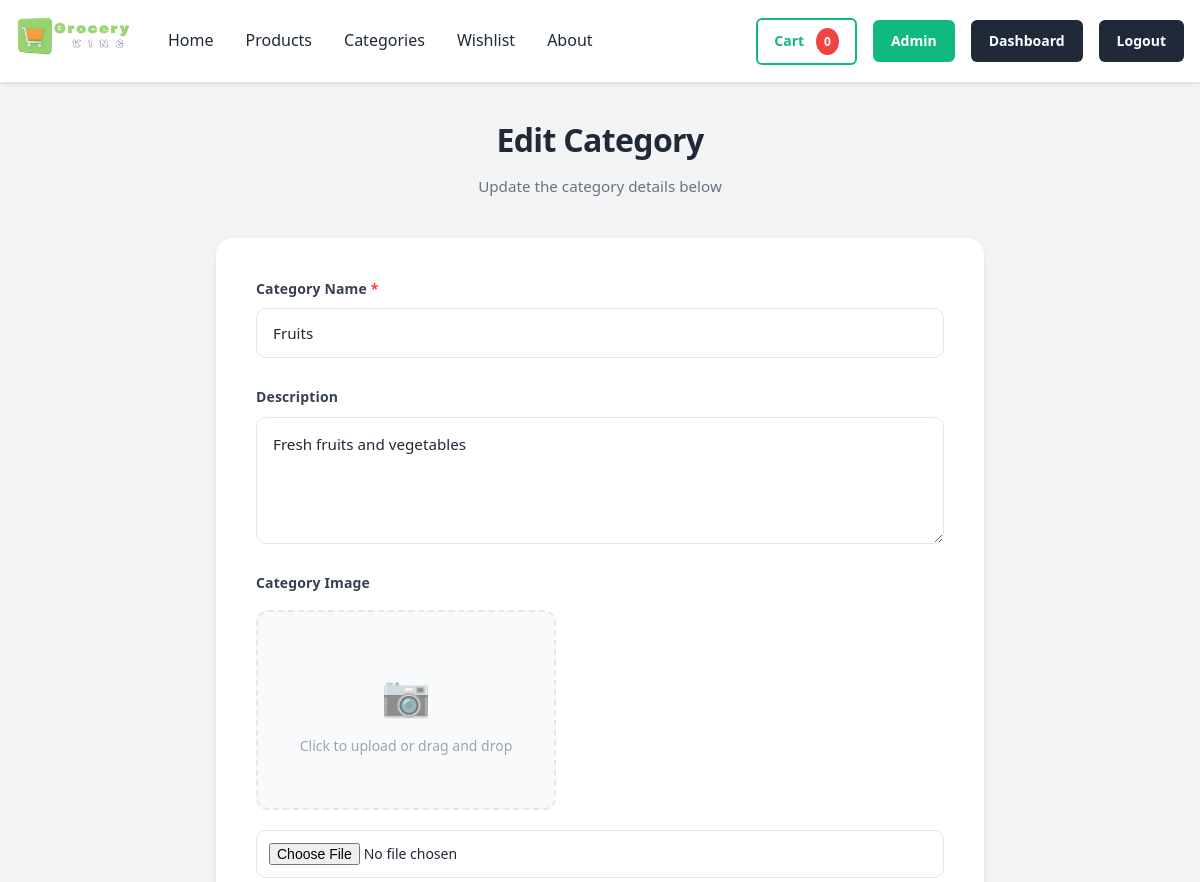
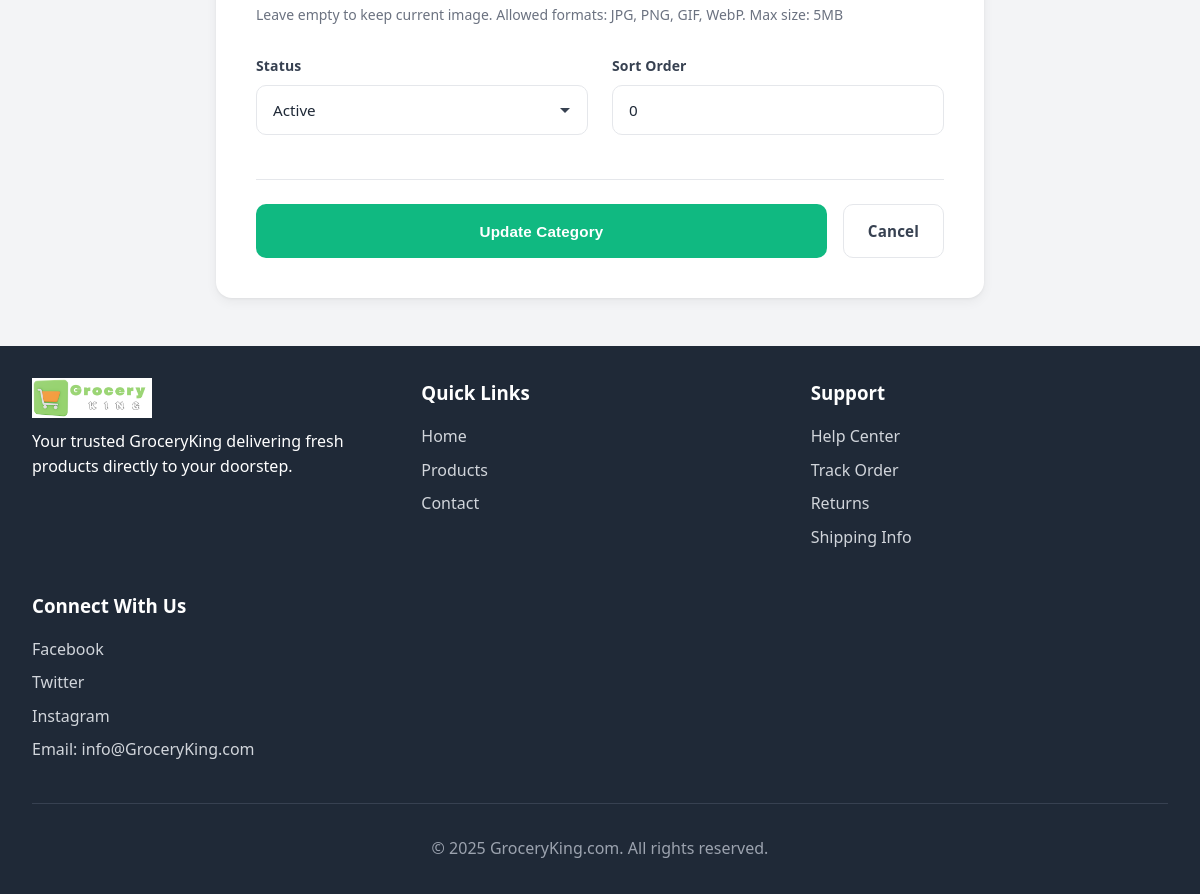
/admin/categories/edit.php?id=1 (signed in), run on the app's committed database (2 pictures, top to bottom).
### tables this page shows
CREATE TABLE categories (
    id INT PRIMARY KEY AUTO_INCREMENT,
    name VARCHAR(100) UNIQUE NOT NULL,
    description TEXT,
    image VARCHAR(255),
    slug VARCHAR(100) UNIQUE NOT NULL,
    status ENUM('active', 'inactive') DEFAULT 'active',
    sort_order INT DEFAULT 0,
    created_at TIMESTAMP DEFAULT CURRENT_TIMESTAMP,
    updated_at TIMESTAMP DEFAULT CURRENT_TIMESTAMP ON UPDATE CURRENT_TIMESTAMP,
    INDEX idx_categories_slug (slug),
    INDEX idx_categories_name (name),
    INDEX idx_categories_status (status)
);

### config/db.php (called while the page is built, shortened)
<?php
class Database {
    private static $instance = null;
    private $connection = null;
    private function __construct() {
        try {
            $host = getenv('DB_HOST') ?: 'localhost';
            $dbname = getenv('DB_NAME') ?: 'grocery_store';
            $username = getenv('DB_USER') ?: 'root';
            $password = getenv('DB_PASS') ?: '';
            $dsn = "mysql:host={$host};dbname={$dbname};charset=utf8mb4";
            $options = [
                PDO::ATTR_ERRMODE => PDO::ERRMODE_EXCEPTION,
                PDO::ATTR_DEFAULT_FETCH_MODE => PDO::FETCH_ASSOC,
                PDO::ATTR_EMULATE_PREPARES => false,
                PDO::ATTR_STRINGIFY_FETCHES => false,
                PDO::MYSQL_ATTR_INIT_COMMAND => "SET NAMES utf8mb4 COLLATE utf8mb4_unicode_ci"
            ];
            $this->connection = new PDO($dsn, $username, $password, $options);
        } catch (PDOException $e) {
            error_log("Database connection failed: " . $e->getMessage());
            throw new Exception("Database connection failed. Please check your configuration.");
}
    }
    public static function getInstance() {
        if (self::$instance === null) {
            self::$instance = new self();
        }
        return self::$instance;
    }
    public function getConnection() {
        return $this->connection;
    }
}

### classes/Category.php (called while the page is built, shortened)
<?php
require_once __DIR__ . '/../config/db.php';
require_once __DIR__ . '/../config/functions.php';
class Category {
    private $db;
    public function __construct() {
        $this->db = Database::getInstance()->getConnection();
    }
    public function getById($categoryId) {
        try {
            $stmt = $this->db->prepare("SELECT * FROM categories WHERE id = ?");
            $stmt->execute([$categoryId]);
            return $stmt->fetch();
        } catch (PDOException $e) {
            error_log("Get category error: " . $e->getMessage());
            return null;
        }
    }
}

### config/functions.php (called while the page is built, shortened)
<?php
function e($string) {
    return htmlspecialchars($string, ENT_QUOTES, 'UTF-8');
}

### admin/categories/edit.php (the view, shortened to what this page needs)
<?php
require_once __DIR__ . '/../../config/functions.php';
require_once __DIR__ . '/../../config/db.php';
require_once __DIR__ . '/../../classes/Category.php';
$category = new Category();
$categoryId = isset($_GET['id']) ? (int)$_GET['id'] : 0;
$categoryData = $category->getById($categoryId);
require_once __DIR__ . '/../../includes/header.php';
?>
<div class="admin-category-form">
    <div class="admin-category-form__header">
        <h1 class="admin-category-form__title">Edit Category</h1>
        <p class="admin-category-form__subtitle">Update the category details below</p>
    </div>
    <div class="admin-category-form__card">
        <form method="POST" enctype="multipart/form-data" class="admin-category-form__form" id="categoryForm">
            <div class="admin-form__section">
                <div class="admin-form__group">
                    <label for="name" class="admin-form__label admin-form__label--required">Category Name</label>
                    <input
                        type="text"
                        id="name"
                        name="name"
                        value="<?php echo e($categoryData['name'] ?? ''); ?>"
                        required
                        class="admin-form__input"
                        placeholder="Enter category name"
                    >
                </div>
                <div class="admin-form__group">
                    <label for="description" class="admin-form__label">Description</label>
                    <textarea
                        id="description"
                        name="description"
                        rows="4"
                        class="admin-form__textarea"
                        placeholder="Enter category description (optional)"
                    ><?php echo e($categoryData['description'] ?? ''); ?></textarea>
                </div>
                <div class="admin-form__group admin-form__image-upload">
                    <label class="admin-form__label">Category Image</label>
                    <div class="admin-form__image-preview" id="imagePreview" onclick="document.getElementById('image').click()">
                        <div class="admin-form__image-placeholder">
                            <div class="admin-form__image-placeholder-icon">📷</div>
                            <div class="admin-form__image-placeholder-text"><?php echo !empty($categoryData['image']) ? 'Click to upload new image or drag and drop' : 'Click to upload or drag and drop'; ?></div>
                        </div>
                    </div>
                    <div class="admin-form__file-input">
                        <input
                            type="file"
                            id="image"
                            name="image"
                            accept="image/*"
                            class="admin-form__input"
                        >
                        <small style="color: #6b7280; font-size: 0.875rem; display: block; margin-top: 0.5rem;">
                            Leave empty to keep current image. Allowed formats: JPG, PNG, GIF, WebP. Max size: 5MB
                        </small>
                    </div>
                </div>
                <div class="admin-form__row">
                    <div class="admin-form__group">
                        <label for="status" class="admin-form__label">Status</label>
                        <select id="status" name="status" class="admin-form__select">
                            <option value="active" <?php echo ($categoryData['status'] ?? 'active') === 'active' ? 'selected' : ''; ?>>Active</option>
                        </select>
                    </div>
                    <div class="admin-form__group">
                        <label for="sort_order" class="admin-form__label">Sort Order</label>
                        <input
                            type="number"
                            id="sort_order"
                            name="sort_order"
                            value="<?php echo e($categoryData['sort_order'] ?? 0); ?>"
                            min="0"
                            class="admin-form__input"
                            placeholder="0"
                        >
                    </div>
                </div>
            </div>
            <div class="admin-form__actions">
                <button type="submit" class="admin-btn admin-btn--primary" id="submitBtn">
                    <span>Update Category</span>
                </button>
                <a href="<?php echo SITE_URL; ?>admin/categories/manage.php" class="admin-btn admin-btn--secondary">
                    Cancel
                </a>
            </div>
        </form>
    </div>
</div>
<?php require_once __DIR__ . '/../../includes/footer.php'; ?>

### public/css/style.css (style rules this page uses)
:root { --color-primary: #10b981; --color-primary-dark: #059669; --color-secondary: #f59e0b; --color-white: #ffffff; --color-dark: #1f2937; --color-light: #f3f4f6; --color-gray: #d1d5db; --color-border: #e5e7eb; --color-success: #10b981; --color-danger: #ef4444; --color-warning: #f59e0b; --color-info: #3b82f6; --spacing-base: 1rem; }
* { margin: 0; padding: 0; box-sizing: border-box; }
body { font-family: 'Segoe UI', Tahoma, Geneva, Verdana, sans-serif; color: var(--color-dark); background-color: var(--color-light); line-height: 1.6; }

### public/css/admin-add-category.css (style rules this page uses)
.admin-category-form { max-width: 800px; margin: 2rem auto; padding: 0 1rem; }
.admin-category-form__header { margin-bottom: 2.5rem; text-align: center; }
.admin-category-form__title { font-size: 2rem; font-weight: 700; color: #1f2937; margin-bottom: 0.5rem; letter-spacing: -0.02em; }
.admin-category-form__subtitle { color: #6b7280; font-size: 0.95rem; }
.admin-category-form__card { background: #ffffff; border-radius: 16px; box-shadow: 0 1px 3px rgba(0, 0, 0, 0.05), 0 4px 12px rgba(0, 0, 0, 0.05); padding: 2.5rem; transition: box-shadow 0.3s ease; }
.admin-category-form__form { display: flex; flex-direction: column; gap: 1.75rem; }
.admin-form__section { display: flex; flex-direction: column; gap: 1.75rem; }
.admin-form__row { display: grid; grid-template-columns: repeat(2, 1fr); gap: 1.5rem; }
.admin-form__group { display: flex; flex-direction: column; gap: 0.5rem; }
.admin-form__label { font-size: 0.875rem; font-weight: 600; color: #374151; letter-spacing: 0.01em; }
.admin-form__label--required::after { content: ' *'; color: #ef4444; }
.admin-form__input, .admin-form__select, .admin-form__textarea { width: 100%; padding: 0.875rem 1rem; border: 1.5px solid #e5e7eb; border-radius: 10px; font-size: 0.95rem; font-family: inherit; color: #1f2937; background: #ffffff; transition: all 0.2s ease; }
.admin-form__textarea { resize: vertical; min-height: 120px; line-height: 1.6; }
.admin-form__select { cursor: pointer; appearance: none; background-repeat: no-repeat; background-position: right 1rem center; padding-right: 2.5rem; }
.admin-form__image-upload { position: relative; }
.admin-form__image-preview { width: 100%; max-width: 300px; height: 200px; border: 2px dashed #e5e7eb; border-radius: 12px; display: flex; align-items: center; justify-content: center; overflow: hidden; background: #f9fafb; margin-top: 0.5rem; transition: all 0.3s ease; cursor: pointer; }
.admin-form__image-placeholder { text-align: center; color: #9ca3af; padding: 1rem; }
.admin-form__image-placeholder-icon { font-size: 2.5rem; margin-bottom: 0.5rem; opacity: 0.5; }
.admin-form__image-placeholder-text { font-size: 0.875rem; }
.admin-form__file-input { margin-top: 0.75rem; }
.admin-form__file-input input[type="file"] { width: 100%; padding: 0.75rem; border: 1.5px solid #e5e7eb; border-radius: 10px; font-size: 0.875rem; cursor: pointer; transition: all 0.2s ease; background: #ffffff; }
.admin-form__actions { display: flex; gap: 1rem; margin-top: 1rem; padding-top: 1.5rem; border-top: 1px solid #e5e7eb; }
.admin-btn { padding: 0.875rem 2rem; border-radius: 10px; font-size: 0.95rem; font-weight: 600; cursor: pointer; border: none; transition: all 0.2s ease; display: inline-flex; align-items: center; justify-content: center; gap: 0.5rem; text-decoration: none; letter-spacing: 0.01em; }
.admin-btn--primary { background: #10b981; color: #ffffff; flex: 1; }
.admin-btn--secondary { background: #ffffff; color: #374151; border: 1.5px solid #e5e7eb; padding: 0.875rem 1.5rem; }

### data on the page
categories: name "Fruits", description "Fresh fruits and vegetables", status "Active", sort_order "0"

### other printed values
$cartCount "0"
SITE_NAME "GroceryKing.com"
